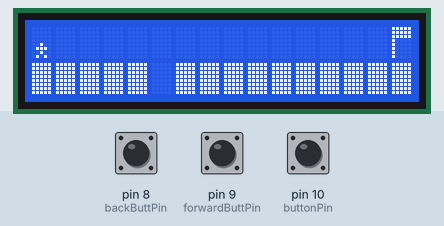
Bench run of a sketch on a simulated Arduino Uno, built with avr-gcc and run on an emulated ATmega328P. Parts: 16×2 character LCD. The inputs (shaded band) are chosen by the test bench; at power-on: pin 9 (forwardButtPin) HIGH, pin 10 (buttonPin) HIGH, pin 8 (backButtPin) HIGH.

Above: at 1.2 s.
1.3 s: pin 9 (forwardButtPin) pulled LOW for 1 s
At 2.9 s:
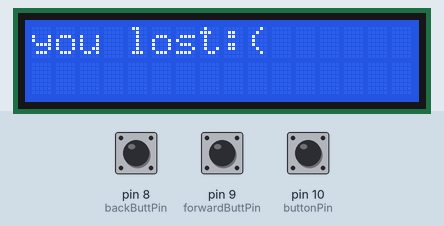
4.9 s: pin 10 (buttonPin) pulled LOW for 1 s
At 5.04 s:
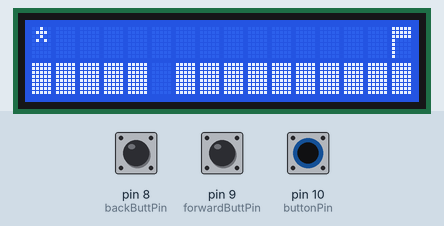
7.4 s: pin 10 (buttonPin) pulled LOW for 3.2 s
12.1 s: pin 9 (forwardButtPin) pulled LOW for 3.2 s
At 14.6 s:
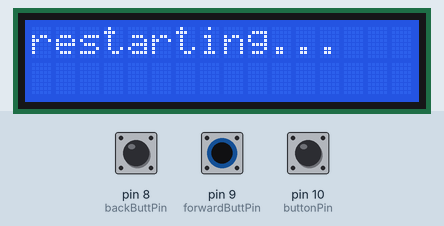
16.8 s: pin 8 (backButtPin) pulled LOW for 1 s
At 16.95 s:
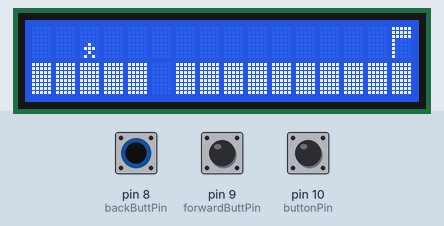
19.3 s: pin 9 (forwardButtPin) driven LOW and pin 10 (buttonPin) driven LOW
At 23.0 s:
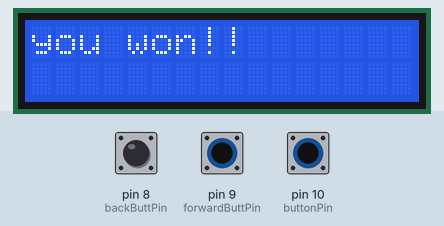

Measured:
- after the input at 1.3 s, the display: first changes at once (image 1 shows a later state)
- after the input at 4.9 s, the display: changes after 0.05 s (image 2)
- after the input at 12.1 s, the display: first changes after 0.09 s (image 3 shows a later state)
- after the input at 16.8 s, the display: changes after 0.05 s (image 4)
- after the input at 19.3 s, the display: first changes at once (image 5 shows a later state)
- what the display in image 1 shows lasts 1.0 s, from 2.4 s to 3.4 s
- what the display in image 3 shows lasts 0.5 s, from 14.3 s to 14.8 s

The sketch:

mushcodeArduinoGame.ino
```cpp
// Code written by Inventr.io for the 30 Day Adventure Kit
// Learn more at https://inventr.io/adventure


int Light = 12; // The HERO Board Pin that the LED is wired to
 #define VRX_PIN  A0 // Arduino pin connected to VRX pin
#define VRY_PIN  A1 // Arduino pin connected to VRY pin

int xValue = 0; // To store value of the X axis
int yValue = 0; // To store value of the Y axis

#include <LiquidCrystal.h>

// initialize the library by associating any needed LCD interface pin
// with the arduino pin number it is connected to
const int rs = 12, en = 11, d4 = 5, d5 = 4, d6 = 3, d7 = 2;
LiquidCrystal lcd(rs, en, d4, d5, d6, d7);
const int forwardButtPin = 9;
const int backButtPin = 8;
const int buttonPin = 10;
String level1[15][2];

void setup() {
 Serial.begin(9600) ;
  // set up the LCD's number of columns and rows:
  lcd.begin(16, 2);
  pinMode(buttonPin, INPUT_PULLUP);
    pinMode(forwardButtPin, INPUT_PULLUP);
    pinMode(backButtPin, INPUT_PULLUP);

  // Print a message to the LCD.
 // lcd.print("yosef and elly");
  byte floatingGun[8] = {
    B00000,
    B00000,
    B00000,
    B00000,
    B00000,
    B00110,
    B00100,
    B00000
  };
  lcd.createChar(0, floatingGun);
  byte backwardGunPlayer[8] = {
    B00000,
    B00000,
    B00000,
    B00000,
    B11010,
    B01111,
    B00010,
    B00101
  };
  lcd.createChar(6, backwardGunPlayer);

   byte floor[8] = {
    B11111,
    B11111,
    B11111,
    B11111,
    B11111,
    B11111,
    B11111,
    B11111
  };
  lcd.createChar(1, floor);

   byte emptyFloor[8] = {
    B00000,
    B00000,
    B00000,
    B00000,
    B00000,
    B00000,
    B00000,
    B00000
  };
  lcd.createChar(5, emptyFloor);

  byte flag[8] = {
    B11111,
    B11111,
    B11111,
    B10000,
    B10000,
    B10000,
    B10000,
    B10000
  };
  lcd.createChar(2, flag);

  byte player[8] = {
    B00000,
    B00000,
    B00000,
    B00000,
    B00100,
    B01110,
    B00100,
    B01010
  };
  byte player2[8] = {
    B00000,
    B00000,
    B00000,
    B00000,
    B01011,
    B11110,
    B01000,
    B10100
  };
  lcd.createChar(3, player);


byte playerJumping[8] = {


    B00100,
    B01110,
    B00100,
    B01010,
    B00000,
    B00000,
    B00000,
    B00000

  };
  lcd.createChar(4, playerJumping);


}

int cursorX = 0;
int cursorY = 1;
int buttonState = 0;  // variable for reading the pushbutton status
int forwardButtState = 0;
int backButtState = 0;
bool justJumped = false;

void playerJumping(){lcd.write(byte(4));}
void player(){lcd.write(byte(3));}
void flag(){lcd.write(byte(2));}
void emptyFloor(){lcd.write(byte(5));}
void floor(){lcd.write(byte(1));}
void backwardGunPlayer(){lcd.write(byte(6));}
void floatingGun(){lcd.write(byte(0));}

void youLose()
{
   lcd.clear();
  lcd.print("you lost:(");
  delay(1000);
  lcd.clear();
  lcd.print("restarting...");
  delay(500);
  //cursorX = 0;
}
void youWin()
{
    lcd.clear();
  lcd.print("you won!!");
  delay(1000);
  lcd.clear();
  lcd.print("restarting...");
  delay(500);
  //cursorX = 0;
}


void loop() {

   lcd.clear();

lcd.setCursor(15,0);
flag();
  buttonState = digitalRead(buttonPin);
  forwardButtState = digitalRead(forwardButtPin);
  backButtState = digitalRead(backButtPin);
  // set the cursor to column 0, line 1
  // (note: line 1 is the second row, since counting begins with 0):
  if(cursorX < 15 && forwardButtState == LOW)
  {cursorX++;}
  else if(backButtState == LOW && cursorX > 0 )
  {
    cursorX--;
  }


  lcd.setCursor(cursorX, 0);

  if(buttonState == LOW && justJumped == false)
  {
    lcd.write(byte(4));
    justJumped = true;
  }
  else if(cursorX != 5){
    lcd.write(byte(3));
    justJumped = false;
    }
  //lcd.print(millis() / 1000);

  //lcd.print(xValue);
 for(int i = 0; i< 16; i++)
{
  lcd.setCursor(i,1);
  if(i!=5)
  lcd.write(byte(1));
  else if(cursorX != 5 || buttonState == LOW)
  lcd.write(byte(5));
  else
  {
    lcd.write(byte(3));
    delay(50);
  }

}
 delay(200);
  if(cursorX==5 && buttonState != LOW)
  {
   youLose();
  cursorX = 0;
  }
  if(cursorX==15)
  {
    youWin();
  cursorX = 0;
  }


}
```
